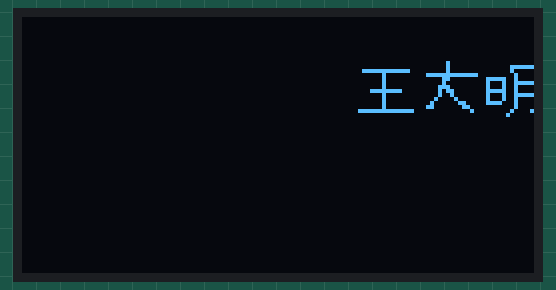
Recording of a program running on a simulated ESP32 board running MicroPython. Shown: 128×64 one-colour display. WiFi joins after 1.5 s; library files of the repository ran but are not shown: ssd1306.py; what the program prints to the serial console is not drawn.

Above: at 2.05 s.
At 4.25 s:
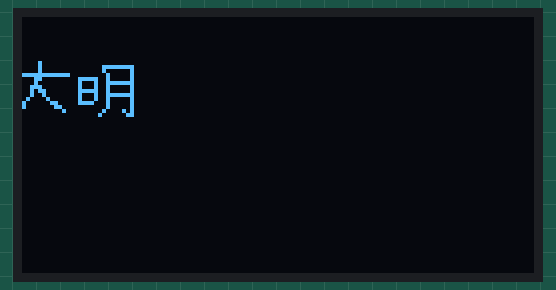
At 6.46 s:
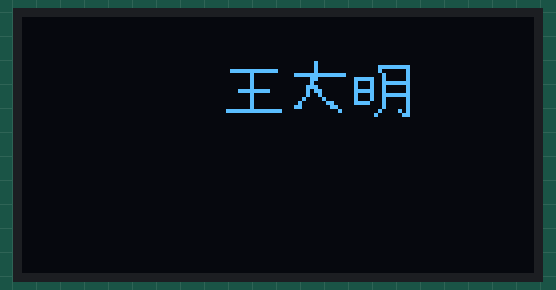
At 11.18 s:
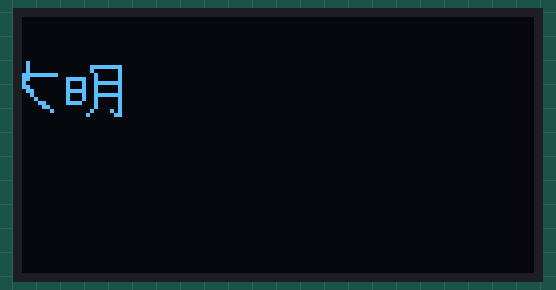
At 15.9 s:
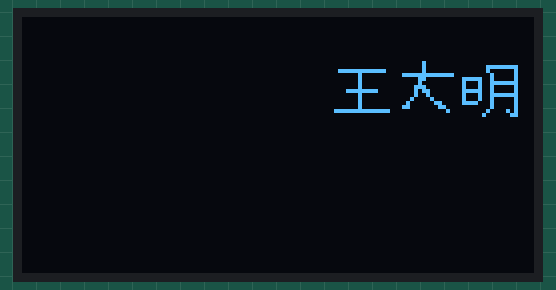
At 20.63 s:
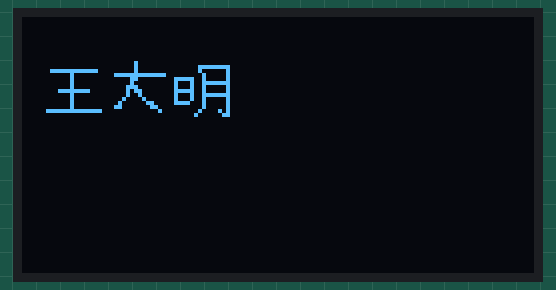

Measured:
- by itself, everything shown: repeats every 17.9 s, in 57 steps

The program:

main.py
```python
# 連線模式


import network, urequests, time

do_connect("ALNAP", "00000000")

# AP模式
#ap_model("ALNTest_AP", "abcd1234")
# 發送Line訊息
#token =  "u9wquIGn2NyOWv5nwYsJgXGfw05GdyMIjyr2tTi8QIg"
#token="r0UFXow4AayjDbsAirKATIWClcMtPJH9RMz1SGwqmK4"
#url = "https://notify-api.line.me/api/notify"
#headers = {
#        "Authorization": "Bearer " + token,
#        "Content-Type": "application/x-www-form-urlencoded"
#    }
#message = "Yeah！ Line Notify Connect Success  "
#message = "%E9%82%84%E6%95%A2%E4%B8%8B%E4%BE%86%E5%95%8A%E5%86%B0%E9%B3%A5%EF%BC%9F"
#print("send message:")
#r = urequests.post(url, data="message="+ message+"&imageThumbnail=https://weixin123.neocities.org/6546464.jpg&imageFullsize=https://weixin123.neocities.org/6546464.jpg", headers=headers)
#print(r.status_code)  #200
#print(r.text)
# Line

# 閃爍燈
#from machine import Pin
#import time

# 右4腳位對應到GPIO15
#led = Pin(15, Pin.OUT)

#迴圈, 重覆執行
#while True:
#    #低電位, 不亮
#    led.value(0)
#    #暫停0.5秒
#    time.sleep(0.5)
#    #高電位, 亮
#    led.value(1)
#    time.sleep(0.5)
# 閃爍燈

# 計時器
#from machine import Pin, Timer
#
## LED當前的狀態
#lightup = False
#
## 閃爍函數
#def blink(self):
#    #宣告函式中會用到全域變數 lightup
#    global lightup
#    if lightup:
#        #假如目前狀態是亮燈, 就改為低電位, 熄滅LED
#        led.value(0)
#    else:
#        #假如目前狀態是不亮, 就改為高電位, 點亮LED
#        led.value(1)
#    #變更LED狀態
#    lightup = not lightup
#
## 右4腳位對應到GPIO15
#led = Pin(15, Pin.OUT)
#
#"""
#ESP32 有4個硬體計時器, 分別是 0、1、2、3
#"""
#tim = Timer(0)
#"""
#mode: Timer.ONE_SHOT 執行一次
#      Timer.PERIODIC 持續執行
#period: 周期,單位亳秒(ms)
#callback: 執行的函數
#"""
#tim.init(mode = Timer.PERIODIC, period=500, callback=blink)
# 計時器

# 蜂鳴器
#from machine import Pin, PWM
#import time
#
## 右4腳位對應到GPIO15
#buzzer = PWM(Pin(15, Pin.OUT))
## 頻率
#buzzer.freq(0)
## 工作周期
#buzzer.duty(500)
#
##buzzer = PWM(Pin(15, Pin.OUT), freq = 0, duty = 500)
#
## 頻率設定 262Hz
#buzzer.freq(262)
## 持續 1 秒
#time.sleep(1)
##關閉
#buzzer.deinit()
# 蜂鳴器

#from machine import Pin, PWM
#import time
#
## 音階
#scale = [ 0
#    , 262, 294, 330, 349, 392, 440, 494
#    , 523, 587, 659, 698, 784, 880, 988
#    ,1046,1175,1318,1397,1568,1760,1976]
#
## 右4腳位對應到GPIO15
#buzzer = PWM(Pin(15, Pin.OUT))
## 頻率
#buzzer.freq(0)
## 工作周期
#buzzer.duty(500)
#
##buzzer = PWM(Pin(15, Pin.OUT), freq = 0, duty = 500)
#
## 播放音階
#for i in range(0, len(scale)):
#    # 設定頻率
#    buzzer.freq(scale[i])
#    # 持續 0.5 秒
#    time.sleep(0.5)
#
##關閉
#buzzer.deinit()

#from machine import Pin, PWM
#import time
#
## 右4腳位對應到GPIO15
#buzzer = PWM(Pin(15, Pin.OUT))
## 頻率
#buzzer.freq(0)
## 工作周期
#buzzer.duty(500)
#
## 音階
#scale = [ 0
#    , 262, 294, 330, 349, 392, 440, 494
#    , 523, 587, 659, 698, 784, 880, 988
#    ,1046,1175,1318,1397,1568,1760,1976]
#
## 播放簡譜
#def play(music):
#    global buzzer
#    for i in range(0, len(music)):
#        buzzer.freq(scale[music[i]])
#        time.sleep(0.5)
#
## 簡譜
#music1 = [1,1,5,5,6,6,5,0,4,4,3,3,2,2,1,5,5,4,4,3,3,2,5,5,4,4,3,3,2,1,1,5,5,6,6,5,4,4,3,3,2,2,1]
#play(music1)
#
##關閉
#buzzer.deinit()

#from machine import Pin, PWM
#import time
#
## 右4腳位對應到GPIO15
#buzzer = PWM(Pin(15, Pin.OUT))
## 頻率
#buzzer.freq(0)
## 工作周期
#buzzer.duty(500)
#
## 音階
#scale = [ 0
#    , 130, 149, 165, 175, 196, 220, 247 , 0 , 0, 0
#    , 262, 294, 330, 349, 392, 440, 494 , 0 , 0, 0
#    , 523, 587, 659, 698, 784, 880, 988 , 0 , 0, 0
#    ,1046,1175,1318,1397,1568,1760,1976]
#
## 播放簡譜
#def play(music, beat):
#    global buzzer
#    for i in range(0, len(music)):
#        buzzer.freq(scale[music[i]])
#        time.sleep(beat[i])
## 簡譜
#music1 = [
#    23, 22, 21, 17,
#
#    16, 15, 16, 17,
#
#    13, 13, 11,
#    22, 17,
#
#    21, 21, 16,
#    17, 15,
#
#    16,16,14,
#    15, 13,
#
#    16,16,21,
#    17,21,22,
#
#    23,22,23,24,
#    25,22,25,24,
#
#    23,26,25,24,
#    25,24,23,22,
#
#    21,16,26,27,
#    31,27,26,25,
#
#    24,23,22,26,
#    25,26,25,24
#    ]
##節拍
#beat1 = [
#    2, 2, 2, 2,
#
#    2, 2, 2, 2,
#
#    1, 0.5, 0.5,
#    1.5, 0.5,
#
#    1, 0.5, 0.5,
#    1.5, 0.5,
#
#    1, 0.5, 0.5,
#    1.5, 0.5,
#
#    1, 0.5, 0.5,
#    1, 0.5, 0.5,
#
#    0.5, 0.5,0.5, 0.5,
#    0.5, 0.5,0.5, 0.5,
#
#    0.5, 0.5,0.5, 0.5,
#    0.5, 0.5,0.5, 0.5,
#
#    0.5, 0.5,0.5, 0.5,
#    0.5, 0.5,0.5, 0.5,
#
#    0.5, 0.5,0.5, 0.5,
#    0.5, 0.5,0.5, 0.5,
#]
#
#play(music1, beat1)
#
##關閉
#buzzer.deinit()

#from machine import Pin, SoftI2C
#import ssd1306
#
## 設定 I2C
#i2c = SoftI2C(scl=Pin(15), sda=Pin(2))
## SSD1306函式庫
#display = ssd1306.SSD1306_I2C(128, 64, i2c)
## 設定文字
#display.text('Hello, World!', 0, 0, 1)
## 顯示
#display.show()

#from machine import Pin, SoftI2C
#import ssd1306
#import framebuf
#
## 設定 I2C
#i2c = SoftI2C(scl=Pin(15), sda=Pin(2))
## SSD1306函式庫
#display = ssd1306.SSD1306_I2C(128, 64, i2c)
#
#"""
#http://dotmatrixtool.com/
#16px by 16px, row major, big endian.
#"""
#data = [0x00, 0x00, 0x00, 0x00, 0x10, 0x00, 0x00, 0x38, 0x00, 0x00, 0x6c, 0x00, 0x00, 0xc6, 0x00, 0x00, 0x83, 0x00, 0x01, 0x01, 0x80, 0x02, 0x00, 0xc0, 0x04, 0x00, 0x60, 0x0c, 0x10, 0x30, 0x18, 0x00, 0x10, 0x30, 0x00, 0x0c, 0x60, 0x00, 0x06, 0x7f, 0xff, 0xfe, 0x00, 0x00, 0x00, 0x00, 0x00, 0x00]
#pic_buffer = bytearray(data)
#
#"""
#https://docs.micropython.org/en/latest/library/framebuf.html
#framebuf.MONO_VLSB
#framebuf.MONO_HLSB
#framebuf.MONO_HMSB
#"""
##data = [0x00, 0x00, 0x00, 0x00, 0x00, 0x00, 0x3f, 0xfc, 0x01, 0x00, 0x01, 0x00, 0x01, 0x00, 0x01, 0x00, 0x0f, 0xf0, 0x01, 0x00, 0x01, 0x00, 0x01, 0x00, 0x01, 0x00, 0x7f, 0xfe, 0x00, 0x00, 0x00, 0x00]
##pic_buffer = bytearray(data)
##fbuf = framebuf.FrameBuffer(pic_buffer, 16, 16, framebuf.MONO_HLSB)
##display.blit(fbuf, 10, 10, 0)
##
##data = [0x00, 0x00, 0x01, 0x00, 0x01, 0x00, 0x01, 0x00, 0x3f, 0xfe, 0x03, 0x00, 0x02, 0x00, 0x07, 0x00, 0x05, 0x80, 0x04, 0x80, 0x08, 0x40, 0x10, 0x30, 0x30, 0x18, 0x00, 0x04, 0x00, 0x00, 0x00, 0x00]
##pic_buffer = bytearray(data)
##fbuf = framebuf.FrameBuffer(pic_buffer, 16, 16, framebuf.MONO_HLSB)
##display.blit(fbuf, 26, 10, 0)
#
#data = [0x00, 0x00, 0x00, 0x00, 0x00, 0x00, 0x00, 0x00, 0x00, 0x04, 0x1e, 0x0c, 0x23, 0x94, 0x40, 0xd4, 0x50, 0x74, 0x40, 0x24, 0x40, 0x74, 0x4c, 0x4c, 0x78, 0x8c, 0x1f, 0x00, 0x00, 0x00, 0x00, 0x00]
#pic_buffer = bytearray(data)
#fbuf = framebuf.FrameBuffer(pic_buffer, 16, 16, framebuf.MONO_HLSB)
#display.blit(fbuf, 42, 10, 0)
#
#data = [0x00, 0x00, 0x00, 0x00, 0x18, 0x70, 0x3f, 0x90, 0x23, 0x10, 0x20, 0x10, 0x30, 0x20, 0x10, 0x40, 0x0c, 0xc0, 0x03, 0x80, 0x00, 0x00, 0x00, 0x00, 0x00, 0x00, 0x00, 0x00, 0x00, 0x00, 0x00, 0x00]
#pic_buffer = bytearray(data)
#fbuf = framebuf.FrameBuffer(pic_buffer, 16, 16, framebuf.MONO_HLSB)
#
#display.blit(fbuf, 58, 10, 0)
## 顯示
#display.show()

from machine import Pin, SoftI2C
import ssd1306
import framebuf

# 設定 I2C
i2c = SoftI2C(scl=Pin(15), sda=Pin(2))
# SSD1306函式庫
display = ssd1306.SSD1306_I2C(128, 64, i2c)

"""
http://dotmatrixtool.com/
16px by 16px, row major, big endian.
"""
data = [0x00, 0x00, 0x00, 0x00, 0x10, 0x00, 0x00, 0x38, 0x00, 0x00, 0x6c, 0x00, 0x00, 0xc6, 0x00, 0x00, 0x83, 0x00, 0x01, 0x01, 0x80, 0x02, 0x00, 0xc0, 0x04, 0x00, 0x60, 0x0c, 0x10, 0x30, 0x18, 0x00, 0x10, 0x30, 0x00, 0x0c, 0x60, 0x00, 0x06, 0x7f, 0xff, 0xfe, 0x00, 0x00, 0x00, 0x00, 0x00, 0x00]
pic_buffer = bytearray(data)

"""
https://docs.micropython.org/en/latest/library/framebuf.html
framebuf.MONO_VLSB
framebuf.MONO_HLSB
framebuf.MONO_HMSB
"""
x = 128
y = 10
shiftX = 3
while True:
    if x < -42 :
        x = 128
    x = x -shiftX
    display.fill(0)
    data = [0x00, 0x00, 0x00, 0x00, 0x00, 0x00, 0x3f, 0xfc, 0x01, 0x00, 0x01, 0x00, 0x01, 0x00, 0x01, 0x00, 0x0f, 0xf0, 0x01, 0x00, 0x01, 0x00, 0x01, 0x00, 0x01, 0x00, 0x7f, 0xfe, 0x00, 0x00, 0x00, 0x00]
    pic_buffer = bytearray(data)
    fbuf = framebuf.FrameBuffer(pic_buffer, 16, 16, framebuf.MONO_HLSB)
    display.blit(fbuf, x, y, 0)

    data = [0x00, 0x00, 0x01, 0x00, 0x01, 0x00, 0x01, 0x00, 0x3f, 0xfe, 0x03, 0x00, 0x02, 0x00, 0x07, 0x00, 0x05, 0x80, 0x04, 0x80, 0x08, 0x40, 0x10, 0x30, 0x30, 0x18, 0x00, 0x04, 0x00, 0x00, 0x00, 0x00]
    pic_buffer = bytearray(data)
    fbuf = framebuf.FrameBuffer(pic_buffer, 16, 16, framebuf.MONO_HLSB)
    display.blit(fbuf, x + 16, y, 0)

    data = [0x00, 0x00, 0x00, 0x00, 0x01, 0xfe, 0x01, 0x02, 0x00, 0x82, 0x7c, 0x82, 0x44, 0xfe, 0x44, 0x82, 0x7c, 0x82, 0x44, 0xfe, 0x44, 0x82, 0x78, 0x82, 0x00, 0x82, 0x01, 0x0a, 0x02, 0x06, 0x00, 0x00]
    pic_buffer = bytearray(data)
    fbuf = framebuf.FrameBuffer(pic_buffer, 16, 16, framebuf.MONO_HLSB)
    display.blit(fbuf, x + 32, y, 0)
    # 顯示
    display.show()
```

boot.py
```python
import micropython, network
micropython.alloc_emergency_exception_buf( 100 )

def do_connect(ssid, pw):
    sta_if = network.WLAN(network.STA_IF)
    if not sta_if.isconnected():
        print('connecting to network...')
        sta_if.active(True)
        sta_if.connect(ssid, pw)
        while not sta_if.isconnected():
            pass
    print('network config:', sta_if.ifconfig())

def ap_model(ssid, pw, channel = 11):
    ap_if = network.WLAN(network.AP_IF)
    ap_if.active(True)  #啟用AP網路
    ap_if.config(essid=ssid, channel=11)  #設定SSID
    ap_if.config(authmode=3, password=pw)  #設定加密模式與密碼
    print('ap config:', ap_if.ifconfig())
```
